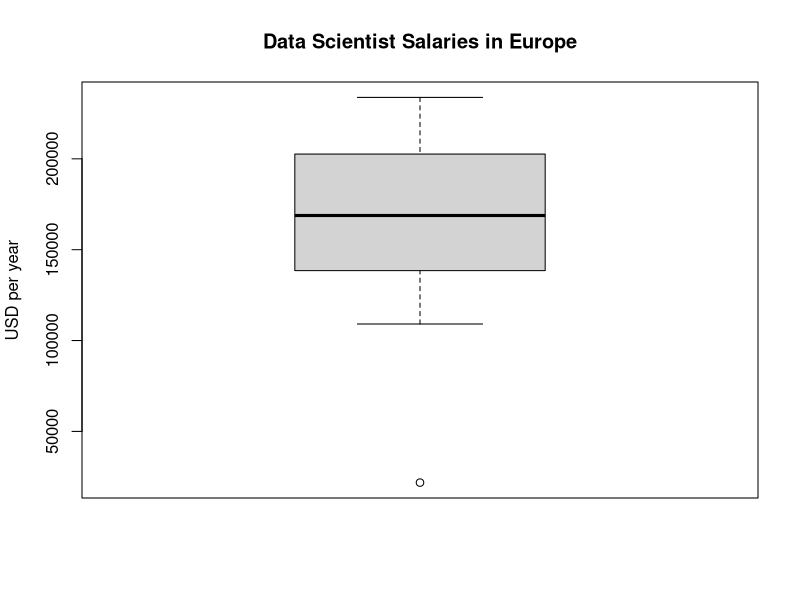

The R script that drew this image:
## ---- chunk 1
# Load the Europe salaries from the app output
salaries_europe <- c(233805, 21822, 218218, 218218, 140283, 124696, 124696, 187044, 155870, 155870,
                     155870, 124696, 124696, 109109, 109109, 138475, 138475, 138475, 110780, 140283,
                     233805, 233805, 218218, 218218, 218218, 218218, 218218, 187044, 187044, 187044,
                     187044, 187044, 187044, 187044, 187044, 166170, 166170, 166170, 155092, 171457)
options(scipen=7) # Suppress scientific notation for less than 7 order of magnitude
boxplot(salaries_europe, ylab='USD per year', main=paste('Data Scientist Salaries in Europe'))
